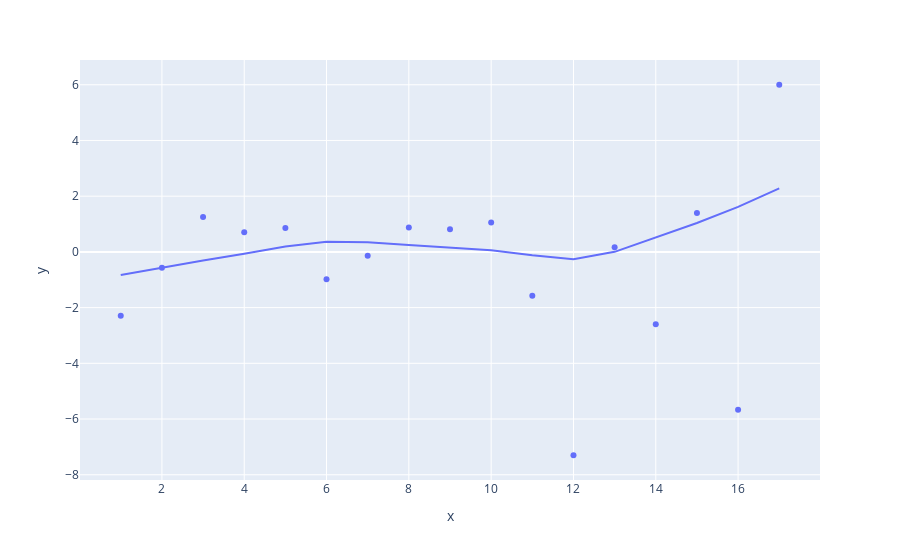

The code cell stored with this chart in its notebook:
### Markdown cell above
### Strokes Gained Per Round

### Code cell
fig = plt.figure(figsize=figsize);
ax = fig.add_subplot(111);

sns.boxplot(
    x=df['experience'],
    y=df['sg_over_field']
);
ax.axhline(0, color='black', linestyle='--');
ax.set_ylabel('Strokes Gained Per Round', fontsize=12);

### Figure 1 — Plotly figure (JSON) as saved in the notebook; plotly's stock layout.template omitted (floating-point values rounded to 4 significant figures)
{"data": [{"hoverlabel": {"namelength": 0}, "hovertemplate": "x=%{x}<br>y=%{y}", "legendgroup": "", "marker": {"color": "#636efa", "symbol": "circle"}, "mode": "markers", "name": "", "showlegend": false, "type": "scatter", "x": [1, 2, 3, 4, 5, 6, 7, 8, 9, 10, 11, 12, 13, 14, 15, 16, 17], "xaxis": "x", "y": [-2.296, -0.5698, 1.256, 0.701, 0.8605, -0.9846, -0.1373, 0.875, 0.8148, 1.056, -1.571, -7.3, 0.1667, -2.6, 1.4, -5.667, 6], "yaxis": "y"}, {"hoverlabel": {"namelength": 0}, "hovertemplate": "<b>LOWESS trendline</b><br><br>x=%{x}<br>y=%{y} <b>(trend)</b>", "legendgroup": "", "marker": {"color": "#636efa", "symbol": "circle"}, "mode": "lines", "name": "", "showlegend": false, "type": "scatter", "x": [1, 2, 3, 4, 5, 6, 7, 8, 9, 10, 11, 12, 13, 14, 15, 16, 17], "xaxis": "x", "y": [-0.8256, -0.5563, -0.3113, -0.06579, 0.1924, 0.3622, 0.3435, 0.2458, 0.163, 0.05665, -0.1227, -0.2662, 0.00271, 0.5077, 1.036, 1.616, 2.283], "yaxis": "y"}], "layout": {"legend": {"tracegroupgap": 0}, "margin": {"t": 60}, "xaxis": {"anchor": "y", "domain": [0, 1], "title": {"text": "x"}}, "yaxis": {"anchor": "x", "domain": [0, 1], "title": {"text": "y"}}}}
